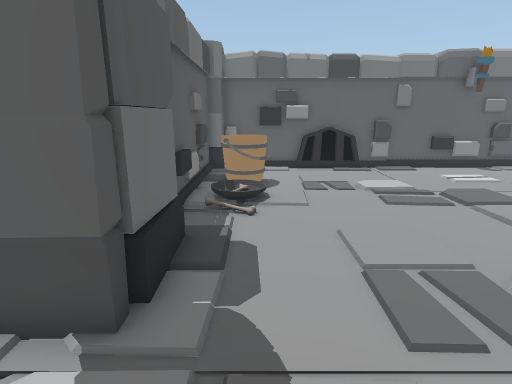
view 1 (above)

23 first-person views from a walk through a 3-D level made in the Unity game engine. The camera is 1.3 m above the floor, tilts 14° down and sees 80° across. The floor is counted in squares, 0.5 m on a side. Each view is taken from the middle of a square. On the plan, view 1 faces up. The plan holds only what a view shows up to about 20 squares ahead; the rest is blank. The place goes on beyond the plan. The player character is not drawn.

view 2
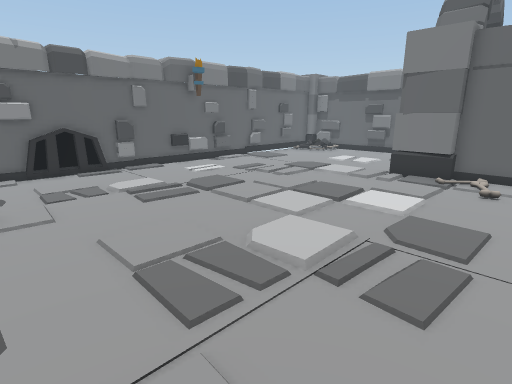

view 3
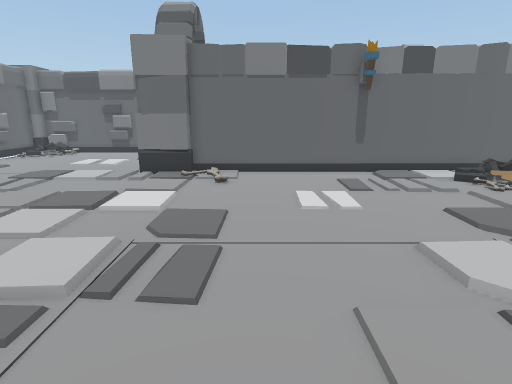

view 4
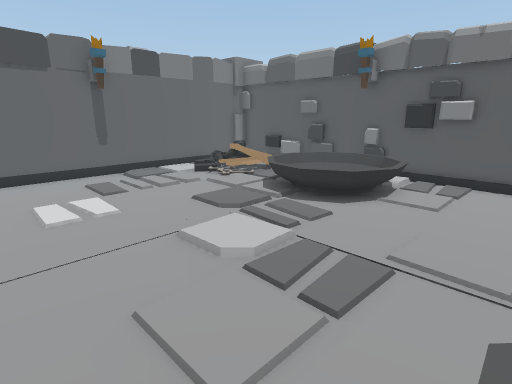

view 5
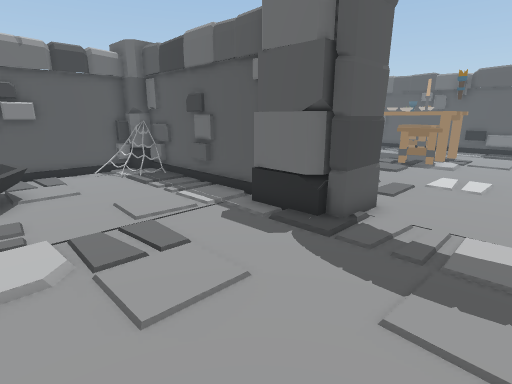

view 6
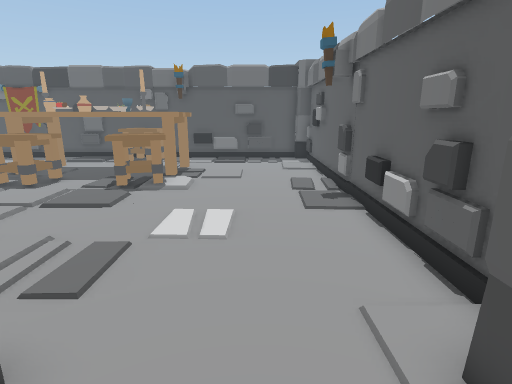

view 7
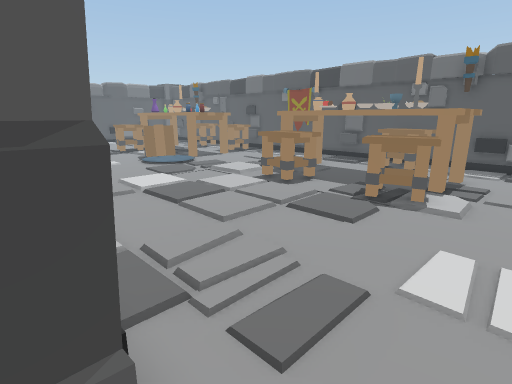

view 8
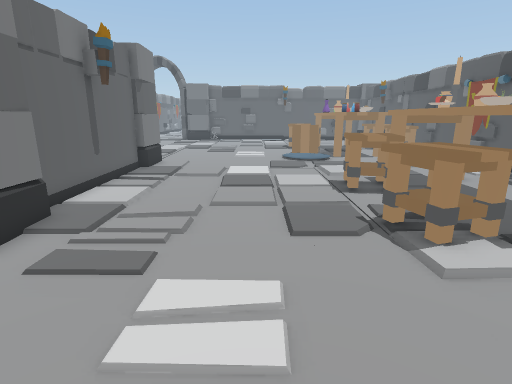

view 9
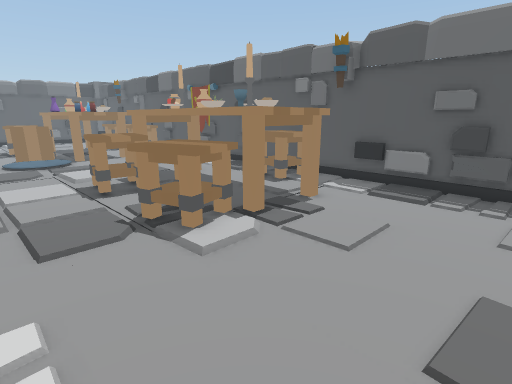

view 10
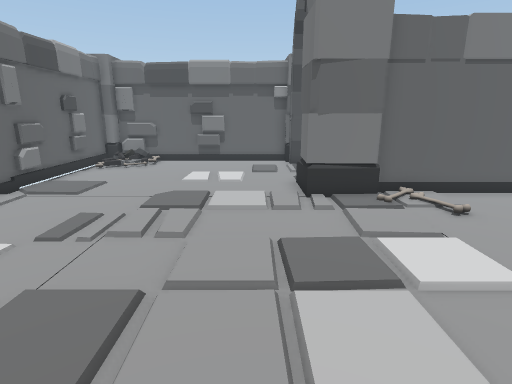

view 11
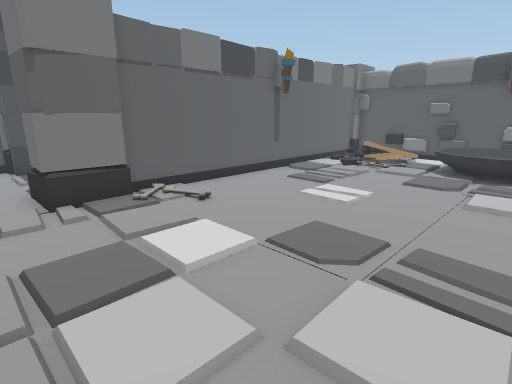

view 12
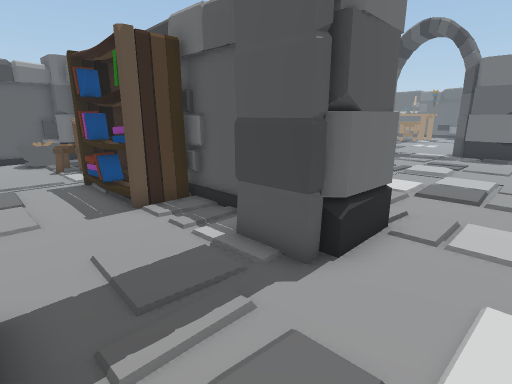

view 13
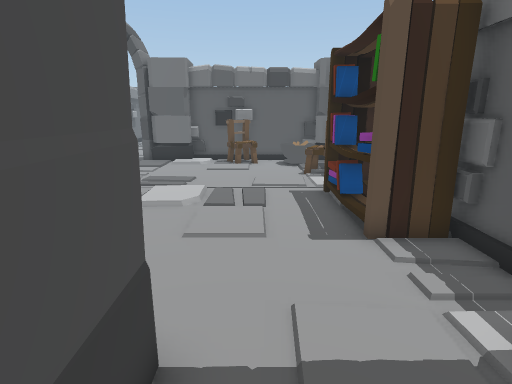

view 14
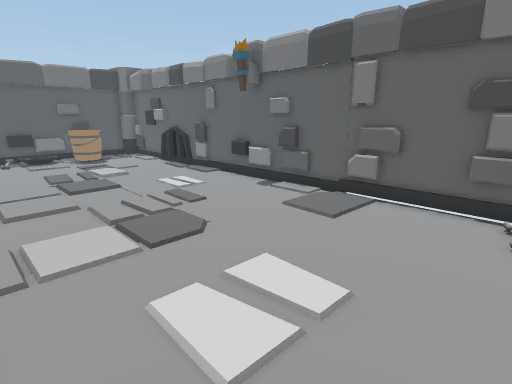

view 15
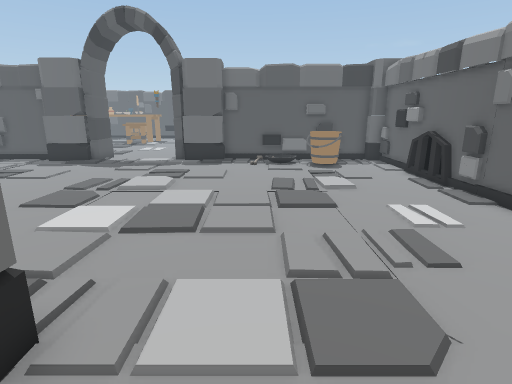

view 16
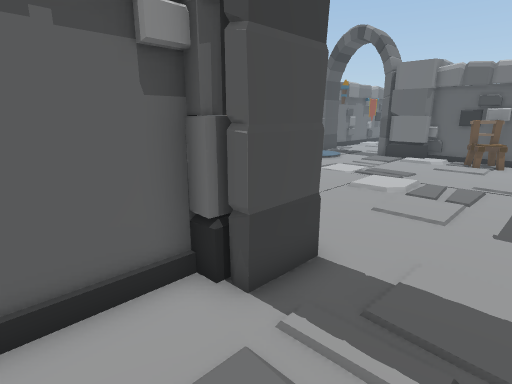

view 17
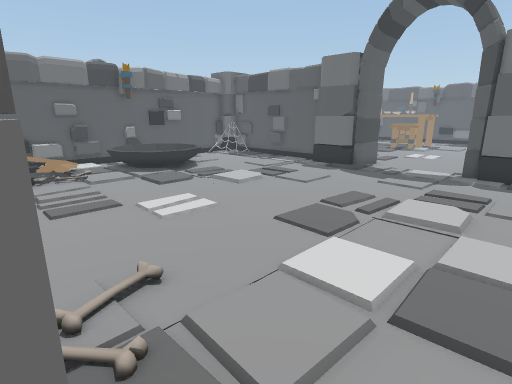

view 18
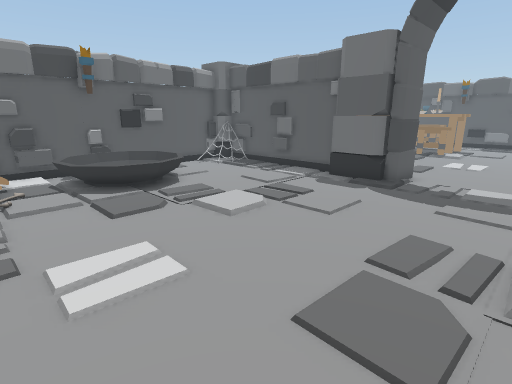

view 19
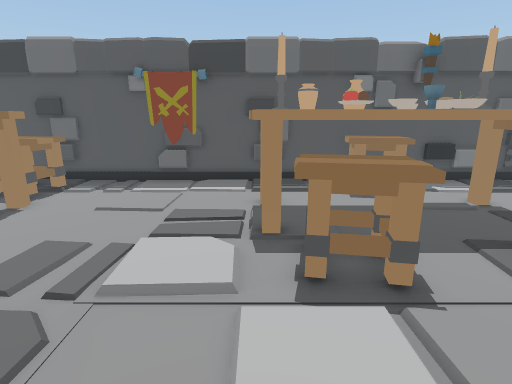

view 20
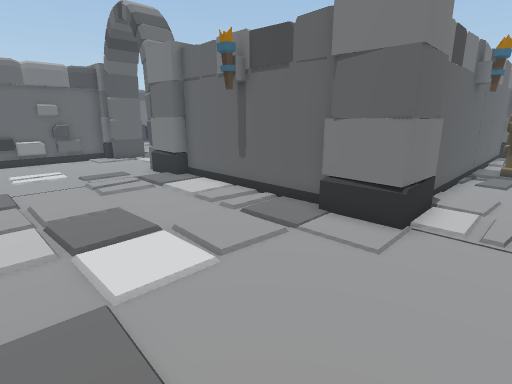

view 21
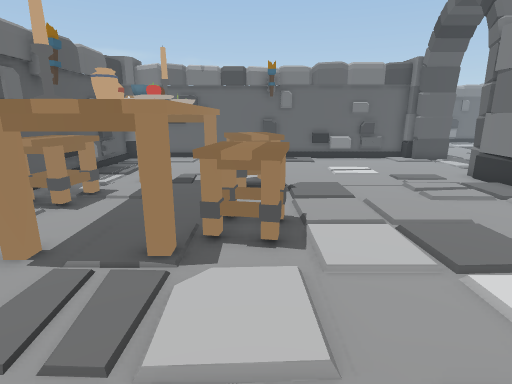

view 22
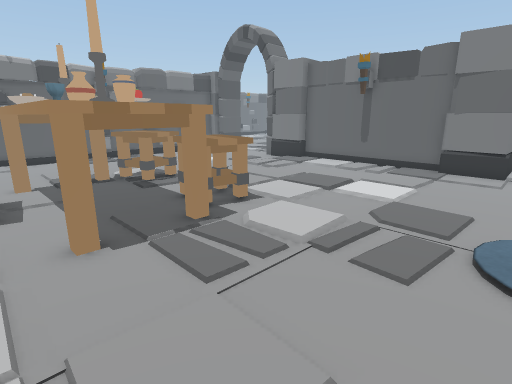

view 23
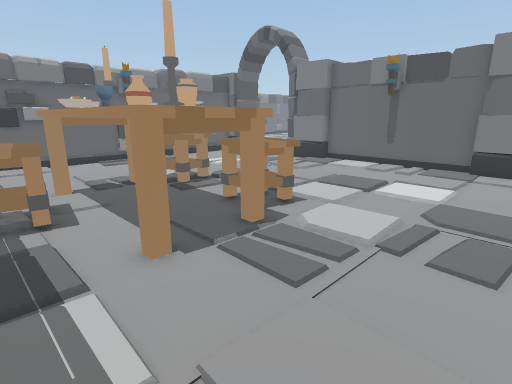

### Floor plan
Key: @ floor where view 1 was taken; # wall or solid block; . main floor; : floor 0.25 m higher than the main floor; + floor 0.5 m higher than the main floor; / step, stairs or slope; = window, fence, low wall or low ledge; C column; B bones; A banner; O other object.
Columns run from 21 left of view 1 to 24 right of it. Each row starts with its distance up from view 1.
 16                    #  ######################
 15                    #####==####==###.##..=/ #
 14                    #.....................//#
 13                    #OO.................../.#
 12                    #OOO....................#
 11                    #OO.....................#
 10                    #::.....................#
  9                    #::.....................#
  8                    #.......................#
  7                    #.......................#
  6                    #.......................#
  5                    C...............CCC#...#C
  4 #################CCC...............C  #...#
  3 #................###...............C  #...#
  2 #..................................##.......
  1 #..................................##........
  0 #....................@.............##OO......
 -1 #.................. ...............##OO......
 -2 #...OOO.O........C##...............#  O......
 -3 #..OOOOOOO.......CCCC..............#  O......
 -4 # .OOOOOOO.......CCCC..............# OO......
 -5 #OOOOO OO.........##...............# OO......
 -6 #OOOO OO..........##...............#  .......
 -7 # OOOOOOOO........##.......B.../...#  .......
 -8 #..OOOOOOO........##.......BBB././.#  OO.....
 -9 #..OOOOOOO........##.......BBB..//.# OO......
-10 #..OOOOO..........##....... BB.///+#  .......
-11 #.................##//...B  BB.///:#  OO.OO..
-12 #.................##C/.... BB .//  #   O.OOO.C
-13 #A...............CCC#########################C
-14 #A...............CCC################         C
-15 #.................CC#..... OO OO   C         C
-16 #.........................    O
-17 #OOOOOOOO..........        OOOO

Positions as (right, up) in squares from view 1, and headings:
1: (0, 0), facing up
2: (0, 0), facing up-right
3: (0, 0), facing right
4: (0, 0), facing down-right
5: (5, 2), facing down-left
6: (-1, 1), facing left
7: (-3, 0), facing down-left
8: (-9, 3), facing down
9: (-9, 3), facing down-left
10: (4, 7), facing right
11: (4, 7), facing down-right
12: (21, 8), facing down-left
13: (20, 6), facing down
14: (20, 6), facing up-left
15: (17, 8), facing left
16: (18, 8), facing down-right
17: (14, 6), facing down-left
18: (11, 3), facing down-left
19: (-8, -10), facing left
20: (-11, -17), facing up-right
21: (-13, -15), facing up
22: (-19, -16), facing up-right
23: (-20, -15), facing up-right
